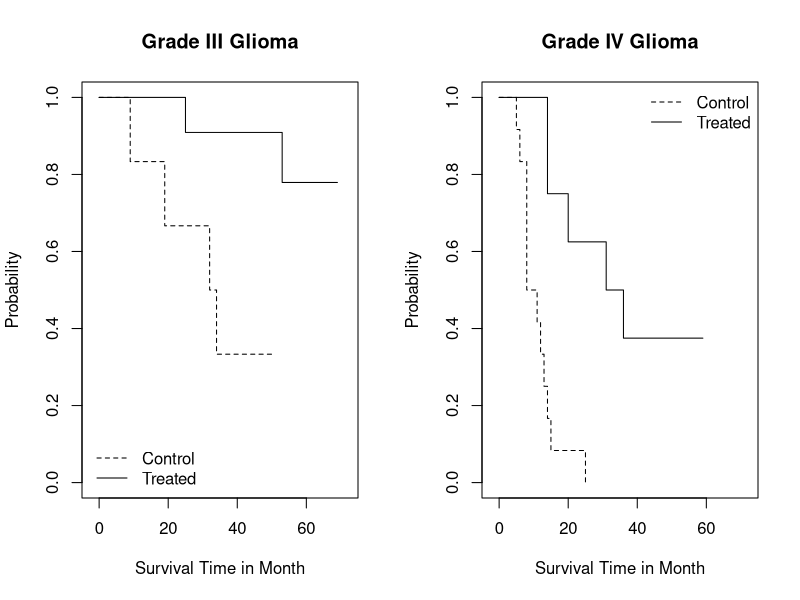

Write R code to recreate this figure.
library(coin)


### Name: glioma
### Title: Malignant Glioma Pilot Study
### Aliases: glioma
### Keywords: datasets

### ** Examples

## Grade III glioma
g3 <- subset(glioma, histology == "Grade3")

## Plot Kaplan-Meier estimates
op <- par(no.readonly = TRUE) # save current settings
layout(matrix(1:2, ncol = 2))
plot(survfit(Surv(time, event) ~ group, data = g3),
     main = "Grade III Glioma", lty = 2:1,
     ylab = "Probability", xlab = "Survival Time in Month",
     xlim = c(-2, 72))
legend("bottomleft", lty = 2:1, c("Control", "Treated"), bty = "n")

## Exact logrank test
logrank_test(Surv(time, event) ~ group, data = g3,
             distribution = "exact")


## Grade IV glioma
gbm <- subset(glioma, histology == "GBM")

## Plot Kaplan-Meier estimates
plot(survfit(Surv(time, event) ~ group, data = gbm),
     main = "Grade IV Glioma", lty = 2:1,
     ylab = "Probability", xlab = "Survival Time in Month",
     xlim = c(-2, 72))
legend("topright", lty = 2:1, c("Control", "Treated"), bty = "n")
par(op) # reset

## Exact logrank test
logrank_test(Surv(time, event) ~ group, data = gbm,
             distribution = "exact")


## Stratified approximative (Monte Carlo) logrank test
logrank_test(Surv(time, event) ~ group | histology, data = glioma,
             distribution = approximate(B = 10000))
